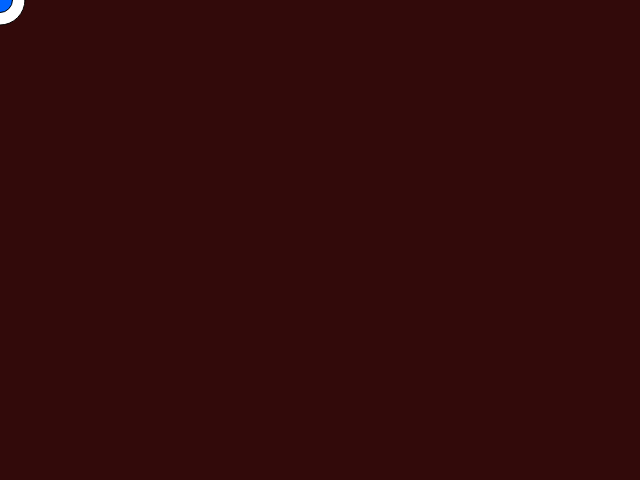
Frame 1 (no input)
Frame 60 (no input): identical to frame 1, image omitted
Frame 120 (the mouse pressed at the canvas centre since frame 60): blank canvas, image omitted

The p5.js sketch that drew this single still picture (run headless with seeded random() and noise() and a simulated clock; from frame 60 on, the mouse is pressed at the canvas centre):

// p5.js sketch
// ── sketch.js
function setup() {
	// create a place to draw
	// frameRate(1);
	createCanvas(640, 480);
	// noStroke();
	//noLoop();
}

function draw() {
	// clear the background
	background(50, 10, 10);
	//  line
	if (mouseIsPressed) {
	  	stroke(255);
	  	strokeWeight(10);
	  	line(mouseX, mouseY, pmouseX,pmouseY);
	} else {
		// frameRate(1);
		fill (255,255,255);
		ellipse (mouseX,mouseY, 50,50);
		//inner circle
		fill(0,100,255);
		ellipse(mouseX, mouseY, 25,25);
	}
}
